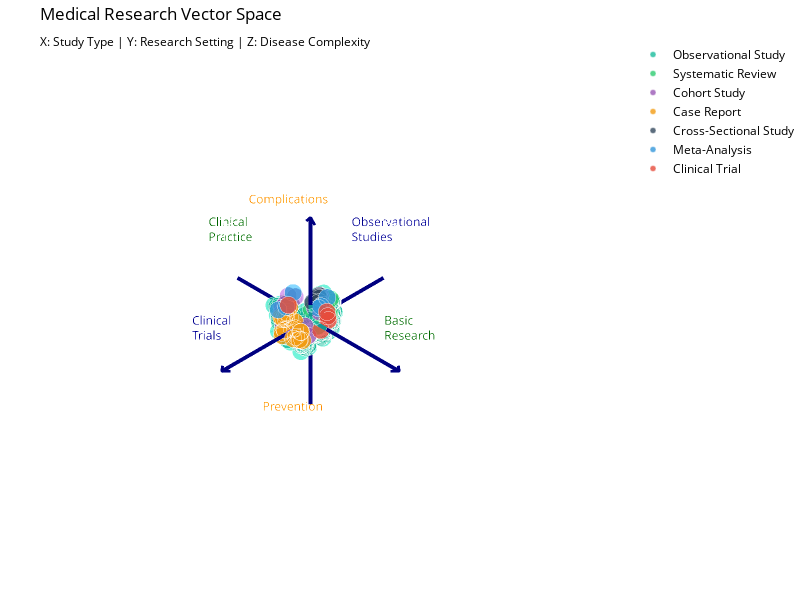

Here is the notebook cell this chart was saved with:
### Code cell
import numpy as np
import pandas as pd

def analyze_axis_meanings(df, coords_3d, n_extreme=10):
    """
    Analyze what each axis represents by looking at extreme papers
    """
    df_with_coords = df.copy()
    df_with_coords['x'] = coords_3d[:, 0]
    df_with_coords['y'] = coords_3d[:, 1] 
    df_with_coords['z'] = coords_3d[:, 2]
    
    print("🔍 AXIS INTERPRETATION ANALYSIS")
    print("=" * 60)
    
    # X-AXIS ANALYSIS
    print(f"\n📍 X-AXIS ANALYSIS:")
    print(f"{'='*40}")
    
    # Left extreme (most negative X)
    left_extreme = df_with_coords.nsmallest(n_extreme, 'x')
    print(f"\n⬅️  LEFT EXTREME (X < {left_extreme['x'].max():.2f}):")
    print("Study Types:", left_extreme['study_type'].value_counts().to_dict())
    print("Sample Titles:")
    for title in left_extreme['title'].head(3):
        print(f"   • {title}")
    
    # Right extreme (most positive X)
    right_extreme = df_with_coords.nlargest(n_extreme, 'x')
    print(f"\n➡️  RIGHT EXTREME (X > {right_extreme['x'].min():.2f}):")
    print("Study Types:", right_extreme['study_type'].value_counts().to_dict())
    print("Sample Titles:")
    for title in right_extreme['title'].head(3):
        print(f"   • {title}")
    
    # Y-AXIS ANALYSIS
    print(f"\n📍 Y-AXIS ANALYSIS:")
    print(f"{'='*40}")
    
    # Front extreme (most negative Y)
    front_extreme = df_with_coords.nsmallest(n_extreme, 'y')
    print(f"\n⬇️  FRONT EXTREME (Y < {front_extreme['y'].max():.2f}):")
    print("Study Types:", front_extreme['study_type'].value_counts().to_dict())
    print("Sample Titles:")
    for title in front_extreme['title'].head(3):
        print(f"   • {title}")
    
    # Back extreme (most positive Y)
    back_extreme = df_with_coords.nlargest(n_extreme, 'y')
    print(f"\n⬆️  BACK EXTREME (Y > {back_extreme['y'].min():.2f}):")
    print("Study Types:", back_extreme['study_type'].value_counts().to_dict())
    print("Sample Titles:")
    for title in back_extreme['title'].head(3):
        print(f"   • {title}")
    
    # Z-AXIS ANALYSIS
    print(f"\n📍 Z-AXIS ANALYSIS:")
    print(f"{'='*40}")
    
    # Bottom extreme (most negative Z)
    bottom_extreme = df_with_coords.nsmallest(n_extreme, 'z')
    print(f"\n⬇️  BOTTOM EXTREME (Z < {bottom_extreme['z'].max():.2f}):")
    print("Study Types:", bottom_extreme['study_type'].value_counts().to_dict())
    print("Sample Titles:")
    for title in bottom_extreme['title'].head(3):
        print(f"   • {title}")
    
    # Top extreme (most positive Z)
    top_extreme = df_with_coords.nlargest(n_extreme, 'z')
    print(f"\n⬆️  TOP EXTREME (Z > {top_extreme['z'].min():.2f}):")
    print("Study Types:", top_extreme['study_type'].value_counts().to_dict())
    print("Sample Titles:")
    for title in top_extreme['title'].head(3):
        print(f"   • {title}")
    
    return df_with_coords

def create_axis_labeled_plot(df, coords_3d):
    """
    Create a plot with axis interpretations labeled
    """
    import plotly.graph_objects as go
    
    # Analyze extremes first
    df_analyzed = analyze_axis_meanings(df, coords_3d)
    
    # Create base plot (use your existing function)
    fig = create_simple_3d_plot(df, coords_3d, color_by='study_type')
    
    # Add axis labels based on analysis
    axis_range = max(abs(coords_3d).max() * 1.3, 12)
    
    # X-axis labels
    fig.add_trace(go.Scatter3d(
        x=[-axis_range * 0.9], y=[0], z=[axis_range * 0.2],
        mode='text',
        text=['Observational<br>Studies'],
        textfont=dict(size=12, color='darkblue'),
        showlegend=False,
        hoverinfo='none'
    ))
    
    fig.add_trace(go.Scatter3d(
        x=[axis_range * 0.9], y=[0], z=[axis_range * 0.2],
        mode='text',
        text=['Clinical<br>Trials'],
        textfont=dict(size=12, color='darkblue'),
        showlegend=False,
        hoverinfo='none'
    ))
    
    # Y-axis labels
    fig.add_trace(go.Scatter3d(
        x=[0], y=[-axis_range * 0.9], z=[axis_range * 0.2],
        mode='text',
        text=['Clinical<br>Practice'],
        textfont=dict(size=12, color='darkgreen'),
        showlegend=False,
        hoverinfo='none'
    ))
    
    fig.add_trace(go.Scatter3d(
        x=[0], y=[axis_range * 0.9], z=[axis_range * 0.2],
        mode='text',
        text=['Basic<br>Research'],
        textfont=dict(size=12, color='darkgreen'),
        showlegend=False,
        hoverinfo='none'
    ))
    
    # Z-axis labels
    fig.add_trace(go.Scatter3d(
        x=[axis_range * 0.2], y=[0], z=[-axis_range * 0.9],
        mode='text',
        text=['Prevention'],
        textfont=dict(size=12, color='darkorange'),
        showlegend=False,
        hoverinfo='none'
    ))
    
    fig.add_trace(go.Scatter3d(
        x=[axis_range * 0.2], y=[0], z=[axis_range * 0.9],
        mode='text',
        text=['Complications'],
        textfont=dict(size=12, color='darkorange'),
        showlegend=False,
        hoverinfo='none'
    ))
    
    # Update title
    fig.update_layout(
        title='Medical Research Vector Space<br><sub>X: Study Type | Y: Research Setting | Z: Disease Complexity</sub>'
    )
    
    return fig

df_with_coords = analyze_axis_meanings(df, coords_3d, n_extreme=15)

fig_labeled = create_axis_labeled_plot(df, coords_3d)
fig_labeled.show()

fig_labeled.write_html("medical_research_3d_labeled.html")
print("💾 Saved labeled version: medical_research_3d_labeled.html")


def analyze_axis_correlations(df_with_coords):
    """
    Check which features correlate with each axis
    """
    print(f"\n📊 AXIS CORRELATION ANALYSIS:")
    print(f"{'='*50}")
    
    # Correlation with year
    x_year_corr = df_with_coords['x'].corr(df_with_coords['year'])
    y_year_corr = df_with_coords['y'].corr(df_with_coords['year'])
    z_year_corr = df_with_coords['z'].corr(df_with_coords['year'])
    
    print(f"\n📅 Publication Year Correlations:")
    print(f"   X-axis: {x_year_corr:.3f}")
    print(f"   Y-axis: {y_year_corr:.3f}")
    print(f"   Z-axis: {z_year_corr:.3f}")
    
    # Correlation with citations
    x_cit_corr = df_with_coords['x'].corr(df_with_coords['citations'])
    y_cit_corr = df_with_coords['y'].corr(df_with_coords['citations'])
    z_cit_corr = df_with_coords['z'].corr(df_with_coords['citations'])
    
    print(f"\n📈 Citation Count Correlations:")
    print(f"   X-axis: {x_cit_corr:.3f}")
    print(f"   Y-axis: {y_cit_corr:.3f}")  
    print(f"   Z-axis: {z_cit_corr:.3f}")
    
    # Study type distribution along each axis
    print(f"\n📋 Study Type Distribution by Axis:")
    for axis in ['x', 'y', 'z']:
        print(f"\n{axis.upper()}-Axis:")
        axis_study_corr = df_with_coords.groupby('study_type')[axis].mean().sort_values()
        for study_type, mean_pos in axis_study_corr.items():
            print(f"   {study_type}: {mean_pos:.2f}")

# Run correlation analysis
analyze_axis_correlations(df_with_coords)

### Figure 1 — Plotly figure (JSON) as saved in the notebook; plotly's stock layout.template omitted (floating-point values rounded to 4 significant figures; data arrays with more than 128 entries replaced by an {"elided": "..."} marker saying what was removed)
{"data": [{"hovertemplate": "<b>Observational Study</b><br>%{text}<br><extra></extra>", "marker": {"color": "#1abc9c", "line": {"color": "white", "width": 0.5}, "opacity": 0.8, "size": 6}, "mode": "markers", "name": "Observational Study", "text": {"elided": "216 str values"}, "type": "scatter3d", "x": {"elided": "216 float values"}, "y": {"elided": "216 float values"}, "z": {"elided": "216 float values"}}, {"hovertemplate": "<b>Systematic Review</b><br>%{text}<br><extra></extra>", "marker": {"color": "#2ecc71", "line": {"color": "white", "width": 0.5}, "opacity": 0.8, "size": 6}, "mode": "markers", "name": "Systematic Review", "text": ["Gut-associated metabolites and diabetes pathology: a systema...", "Knowledge, attitude, and practice toward pre-diabetes among ...", "Determinants of and barriers to diabetes care among patients...", "Guidelines on the diagnosis and treatment of active Charcot ...", "Diagnosis and treatment of active charcot neuro-osteoarthrop...", "Xanthogranuloma of the sellar region: a systematic review....", "WFS1 autosomal dominant variants linked with hearing loss: u...", "What are the perceptions and experiences of adults using mob..."], "type": "scatter3d", "x": [-0.8784, -2.288, -1.508, -0.8265, -0.6581, 1.363, 3.093, -1.495], "y": [-0.01359, 0.1837, 0.4991, 0.3104, -0.584, -1.637, 1.898, 0.8095], "z": [-1.112, 1.268, 0.7968, 0.931, 0.5053, 1.686, 0.4703, 0.3222]}, {"hovertemplate": "<b>Cohort Study</b><br>%{text}<br><extra></extra>", "marker": {"color": "#9b59b6", "line": {"color": "white", "width": 0.5}, "opacity": 0.8, "size": 6}, "mode": "markers", "name": "Cohort Study", "text": ["Rural-urban disparities in the diagnosis and treatment of hy...", "Diabetes Research Matters: A Three-Round Priority-Setting Su...", "Machine learning profiles of cardiovascular risk in patients...", "Paediatric Wolfram syndrome Type 1: should gonadal dysfuncti...", "Correlation of Pituitary Descent and Diabetes Insipidus Afte...", "Posterior hypothalamic involvement on pre-operative MRI pred...", "Triphasic response after endoscopic craniopharyngioma resect...", "Use of hospital care among Dutch diabetes patients....", "The miR-668 binding site variant rs1046322 on <i>WFS1</i> is...", "Healthcare cost and survival in patients with non-functionin...", "Nuclear translocation of beta catenin in patients with Rathk...", "The laboratory investigation of diabetes insipidus: A review...", "Insights from a Wolfram syndrome cohort: clinical and molecu...", "Modelling diabetes and depression in Pakistan: using economi...", "Plasma oxytocin levels in response to glucagon in patients w..."], "type": "scatter3d", "x": [-1.17, -1.051, -0.5944, 3.115, 0.7029, 0.9273, 1.149, -1.497, 2.368, 0.2056, 1.096, 1.46, 2.373, -1.307, 1.228], "y": [-0.5225, 0.2526, 0.4994, 1.184, -2.505, -1.852, -2.453, -0.291, 2.029, -1.749, -1.839, -2.015, 1.69, -0.7627, -2.456], "z": [1.239, 1.402, 0.8405, 0.9112, 0.8504, 2.127, 0.7145, 1.745, 0.5925, 1.73, 0.5353, -0.6618, 1.412, 0.2838, 0.1213]}, {"hovertemplate": "<b>Case Report</b><br>%{text}<br><extra></extra>", "marker": {"color": "#f39c12", "line": {"color": "white", "width": 0.5}, "opacity": 0.8, "size": 6}, "mode": "markers", "name": "Case Report", "text": ["Idiopathic partial central diabetes insipidus....", "Diabetes insipidus related to sedation in the intensive care...", "Clinical management and obstetric outcome in WFS1 Wolfram sy...", "Bilateral Optic Neuritis and Hypophysitis With Diabetes Insi...", "Multiple pituitary hormone deficiencies in a kitten: Hyposom...", "Lithium-induced Nephrogenic Diabetes Insipidus with Efficacy...", "Pediatric abscessed craniopharyngioma: A case report and rev...", "A Pair of Siblings With Wolfram Syndrome: A Review of the Li...", "Diabetes insipidus and Guillain-Barré-like syndrome followin...", "A novel <i>WFS1</i> variant associated with isolated congeni...", "[Wolfram-like syndrome: a case report]....", "A Wolfram-like syndrome family: Case report....", "Probable Dexmedetomidine Induced Diabetes Insipidus: A Case ...", "Necrotizing infundibulo-hypophysitis: case-report and litera...", "Autosomal dominant nephrogenic diabetes insipidus in one fam...", "Successful Treatment of Lithium-Induced Nephrogenic Diabetes...", "Sequential Presentation of Obsessive-Compulsive Disorder and...", "Sheehan's syndrome presenting with panhypopituitarism and ce...", "A case of central diabetes insipidus after COVID-19 as a pro...", "Clinical management of unremitting nephrogenic diabetes insi...", "Wolfram Syndrome Type I Case Report and Review-Focus on Earl...", "Fanconi syndrome, diabetes insipidus, and acute kidney injur..."], "type": "scatter3d", "x": [1.719, 0.7232, 2.957, 1.227, 1.455, 1.974, 1.006, 3.169, 0.7999, 3.108, 3.514, 3.58, 1.185, 1.178, 2.589, 1.552, 3.615, 1.508, 1.662, 1.113, 2.802, 1.219], "y": [-1.516, -1.943, 1.735, -1.959, -2.293, -1.652, -1.619, 2.198, -1.214, 1.752, 1.765, 2.282, -1.963, -1.823, -0.9487, -1.766, 1.532, -1.91, -1.969, -1.218, 1.65, -0.7501], "z": [-1.016, -0.2246, 1.165, 0.2438, -0.05489, -1.535, 1.064, 0.6131, -0.3731, 0.4423, 0.9524, 0.9293, -0.2291, 0.5469, -0.5054, -1.178, 0.6802, -0.0839, 0.04497, -1.057, 1.013, -0.657]}, {"hovertemplate": "<b>Cross-Sectional Study</b><br>%{text}<br><extra></extra>", "marker": {"color": "#34495e", "line": {"color": "white", "width": 0.5}, "opacity": 0.8, "size": 6}, "mode": "markers", "name": "Cross-Sectional Study", "text": ["Knowledge, attitude, and practice towards diabetes mellitus ...", "The impact of the covid-19 pandemic on diabetes care: the pe...", "Artificial intelligence model for early detection of diabete...", "Medical costs and health care utilization in Dutch diabetes ...", "Association between mental health and self-care behavior amo...", "Inequalities in the prevalence, diagnosis awareness, treatme...", "Knowledge, attitude, and practice of pre-diabetic older peop...", "Status of screening and preventive efforts against diabetic ..."], "type": "scatter3d", "x": [-1.4, -0.9814, -1.208, -1.179, -1.106, -1.312, -1.263, -0.9876], "y": [0.03498, -0.7352, 0.7822, -0.1081, -0.1774, -0.2033, -0.2589, 0.3623], "z": [1.001, 1.103, 0.1524, 1.317, 1.835, 1.637, 1.885, 1.151]}, {"hovertemplate": "<b>Meta-Analysis</b><br>%{text}<br><extra></extra>", "marker": {"color": "#3498db", "line": {"color": "white", "width": 0.5}, "opacity": 0.8, "size": 6}, "mode": "markers", "name": "Meta-Analysis", "text": ["Cognitive changes in people with diabetes with lower extremi...", "Characteristics and Outcomes in Pediatric Versus Adult Crani...", "The worldwide trend in diabetes awareness, treatment, and co...", "Prevalence of microvascular complications and associated fac...", "Diagnostic Accuracy of Copeptin in the Differential Diagnosi...", "Central diabetes insipidus (vasopressin deficiency) after su..."], "type": "scatter3d", "x": [-1.0, 0.4871, -1.932, -1.291, 0.8861, 1.464], "y": [-0.03581, -1.694, 0.1208, -0.02552, -2.182, -2.613], "z": [0.7767, 2.339, 1.547, 0.8374, 0.8057, 0.5425]}, {"hovertemplate": "<b>Clinical Trial</b><br>%{text}<br><extra></extra>", "marker": {"color": "#e74c3c", "line": {"color": "white", "width": 0.5}, "opacity": 0.8, "size": 6}, "mode": "markers", "name": "Clinical Trial", "text": ["[Research progress in molecular mechanism of acupuncture for...", "The effect of multi-component exercise on cognition function...", "Is the Current Lifestyle Modification Approach to Diabetes P...", "Diabetes and cardiovascular disease in older adults....", "Safety of withholding perioperative steroids for patients wi..."], "type": "scatter3d", "x": [-1.345, -1.496, -1.608, -1.589, 0.4996], "y": [-0.07386, 0.5226, 0.53, 0.6273, -2.324], "z": [-1.835, 0.4123, -0.1119, -0.4844, 0.7322]}, {"hoverinfo": "none", "line": {"color": "navy", "width": 8}, "mode": "lines", "showlegend": false, "type": "scatter3d", "x": [-10, 10], "y": [0, 0], "z": [0, 0]}, {"hoverinfo": "none", "line": {"color": "navy", "width": 8}, "mode": "lines", "showlegend": false, "type": "scatter3d", "x": [0, 0], "y": [-10, 10], "z": [0, 0]}, {"hoverinfo": "none", "line": {"color": "navy", "width": 8}, "mode": "lines", "showlegend": false, "type": "scatter3d", "x": [0, 0], "y": [0, 0], "z": [-10, 10]}, {"hoverinfo": "none", "line": {"color": "navy", "width": 6}, "mode": "lines", "showlegend": false, "type": "scatter3d", "x": [9.5, 10, 9.5], "y": [-0.5, 0, 0.5], "z": [0, 0, 0]}, {"hoverinfo": "none", "line": {"color": "navy", "width": 6}, "mode": "lines", "showlegend": false, "type": "scatter3d", "x": [-0.5, 0, 0.5], "y": [9.5, 10, 9.5], "z": [0, 0, 0]}, {"hoverinfo": "none", "line": {"color": "navy", "width": 6}, "mode": "lines", "showlegend": false, "type": "scatter3d", "x": [0, 0, 0], "y": [-0.5, 0, 0.5], "z": [9.5, 10, 9.5]}, {"hoverinfo": "none", "mode": "text", "showlegend": false, "text": ["Observational<br>Studies"], "textfont": {"color": "darkblue", "size": 12}, "type": "scatter3d", "x": [-10.8], "y": [0], "z": [2.4]}, {"hoverinfo": "none", "mode": "text", "showlegend": false, "text": ["Clinical<br>Trials"], "textfont": {"color": "darkblue", "size": 12}, "type": "scatter3d", "x": [10.8], "y": [0], "z": [2.4]}, {"hoverinfo": "none", "mode": "text", "showlegend": false, "text": ["Clinical<br>Practice"], "textfont": {"color": "darkgreen", "size": 12}, "type": "scatter3d", "x": [0], "y": [-10.8], "z": [2.4]}, {"hoverinfo": "none", "mode": "text", "showlegend": false, "text": ["Basic<br>Research"], "textfont": {"color": "darkgreen", "size": 12}, "type": "scatter3d", "x": [0], "y": [10.8], "z": [2.4]}, {"hoverinfo": "none", "mode": "text", "showlegend": false, "text": ["Prevention"], "textfont": {"color": "darkorange", "size": 12}, "type": "scatter3d", "x": [2.4], "y": [0], "z": [-10.8]}, {"hoverinfo": "none", "mode": "text", "showlegend": false, "text": ["Complications"], "textfont": {"color": "darkorange", "size": 12}, "type": "scatter3d", "x": [2.4], "y": [0], "z": [10.8]}], "layout": {"font": {"color": "black", "size": 12}, "height": 600, "margin": {"b": 0, "l": 0, "r": 0, "t": 40}, "paper_bgcolor": "white", "plot_bgcolor": "white", "scene": {"bgcolor": "rgba(240, 240, 240, 0.1)", "camera": {"eye": {"x": 1.5, "y": 1.5, "z": 1.5}}, "xaxis": {"gridcolor": "rgba(200, 200, 200, 0.3)", "showbackground": false, "showgrid": true, "showspikes": false, "showticklabels": false, "title": {"text": ""}}, "yaxis": {"gridcolor": "rgba(200, 200, 200, 0.3)", "showbackground": false, "showgrid": true, "showspikes": false, "showticklabels": false, "title": {"text": ""}}, "zaxis": {"gridcolor": "rgba(200, 200, 200, 0.3)", "showbackground": false, "showgrid": true, "showspikes": false, "showticklabels": false, "title": {"text": ""}}}, "title": {"text": "Medical Research Vector Space<br><sub>X: Study Type | Y: Research Setting | Z: Disease Complexity</sub>"}, "width": 800}}
